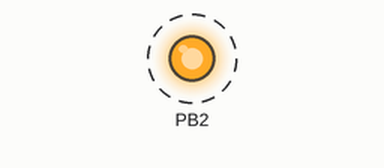
Bench run of a program on a simulated ATmega328P, built with avr-gcc and emulated at 16 MHz. On the bench: output pins drawn as LEDs (lit = HIGH). Dashed ring = blinking.

Above: at 0.5 s.
Timing chart, 0 to 4.7 s (numbered marks = the images above):
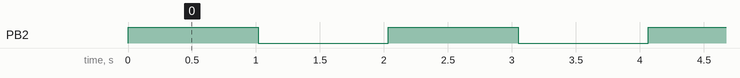

Measured:
- by itself, PB2: alternates HIGH for 1.0 s and LOW for 1.0 s

The program:

main.c
```c
/*
 * GccApplication1.c
 *
 * Created: 23-03-2026 08:02:23 PM
 * Author : PC
 */

#define F_CPU 16000000UL
#include <avr/io.h>

void delay_1s(void)
{
	//step 1 : load 0 to TCNT0
	TCNT0 = 0;
	//step 2 : choosing normal mode: Mode0
	TCCR0A &= ~((1<< WGM01) | (1<<WGM00));
	TCCR0B &= ~(1<< WGM02);
	//step 3 : Selecting prescalar value: 1024
	TCCR0B &= ~(1<< CS01);
	TCCR0B |= (1<< CS00) | (1<<CS02);
	/*  Overflow Calculation

		1Fclk = 16MHZ = 16,000,000
		Prescalar = 1024
		New clock Frequency = 16000000/1024 = 15625
		1 tick = 1/15625 = 64 micro seconds
		For 256 ticks = 256*64 micro seconds = 16.384ms -> 1 overflow
		For 1s = 1/16.384ms = 61.035 -> overflow required for 1s delay
	*/
	for(uint16_t i=0; i<61.035; i++)
	{
		// Overflow check command
		while(!(TIFR0 & (1<<TOV0)));
		TIFR0 |= (1<<TOV0); // Clearing the bit by writing to 1
	}
}
int main(void)
{
	// Config as output
    DDRB |= (1<< DDB2);
	// Making low during starting
	PORTB &= ~(1<<PB2);
    while (1)
    {
		PORTB ^=(1<<PB2);
		delay_1s();
    }
}
```
